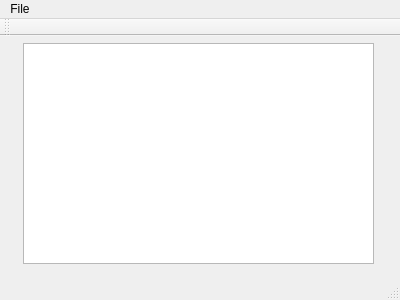
<?xml version="1.0" encoding="UTF-8"?>
<ui version="4.0">
 <class>MainWindow</class>
 <widget class="QMainWindow" name="MainWindow">
  <property name="geometry">
   <rect>
    <x>0</x>
    <y>0</y>
    <width>400</width>
    <height>300</height>
   </rect>
  </property>
  <property name="windowTitle">
   <string>MainWindow</string>
  </property>
  <widget class="QWidget" name="centralWidget">
   <widget class="QPlainTextEdit" name="plainTextEdit">
    <property name="geometry">
     <rect>
      <x>23</x>
      <y>7</y>
      <width>351</width>
      <height>221</height>
     </rect>
    </property>
   </widget>
  </widget>
  <widget class="QMenuBar" name="menuBar">
   <property name="geometry">
    <rect>
     <x>0</x>
     <y>0</y>
     <width>400</width>
     <height>26</height>
    </rect>
   </property>
   <widget class="QMenu" name="menuFile">
    <property name="title">
     <string>File</string>
    </property>
    <addaction name="actionNew_Window"/>
   </widget>
   <addaction name="menuFile"/>
  </widget>
  <widget class="QToolBar" name="mainToolBar">
   <attribute name="toolBarArea">
    <enum>TopToolBarArea</enum>
   </attribute>
   <attribute name="toolBarBreak">
    <bool>false</bool>
   </attribute>
  </widget>
  <widget class="QStatusBar" name="statusBar"/>
  <action name="actionNew_Window">
   <property name="checkable">
    <bool>true</bool>
   </property>
   <property name="text">
    <string>New Window</string>
   </property>
  </action>
 </widget>
 <layoutdefault spacing="6" margin="11"/>
 <resources/>
 <connections/>
</ui>
